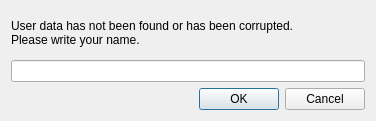
<?xml version="1.0" encoding="UTF-8"?>
<ui version="4.0">
 <class>CreateUserDialog</class>
 <widget class="QDialog" name="CreateUserDialog">
  <property name="geometry">
   <rect>
    <x>0</x>
    <y>0</y>
    <width>376</width>
    <height>121</height>
   </rect>
  </property>
  <property name="windowTitle">
   <string>Dialog</string>
  </property>
  <layout class="QVBoxLayout" name="verticalLayout">
   <item>
    <widget class="QLabel" name="label">
     <property name="text">
      <string>User data has not been found or has been corrupted.
Please write your name.</string>
     </property>
    </widget>
   </item>
   <item>
    <widget class="QLineEdit" name="user_name"/>
   </item>
   <item>
    <widget class="QDialogButtonBox" name="buttons">
     <property name="orientation">
      <enum>Qt::Horizontal</enum>
     </property>
     <property name="standardButtons">
      <set>QDialogButtonBox::Cancel|QDialogButtonBox::Ok</set>
     </property>
    </widget>
   </item>
  </layout>
 </widget>
 <resources/>
 <connections>
  <connection>
   <sender>buttons</sender>
   <signal>accepted()</signal>
   <receiver>CreateUserDialog</receiver>
   <slot>accept()</slot>
   <hints>
    <hint type="sourcelabel">
     <x>248</x>
     <y>254</y>
    </hint>
    <hint type="destinationlabel">
     <x>157</x>
     <y>274</y>
    </hint>
   </hints>
  </connection>
  <connection>
   <sender>buttons</sender>
   <signal>rejected()</signal>
   <receiver>CreateUserDialog</receiver>
   <slot>reject()</slot>
   <hints>
    <hint type="sourcelabel">
     <x>316</x>
     <y>260</y>
    </hint>
    <hint type="destinationlabel">
     <x>286</x>
     <y>274</y>
    </hint>
   </hints>
  </connection>
 </connections>
</ui>
